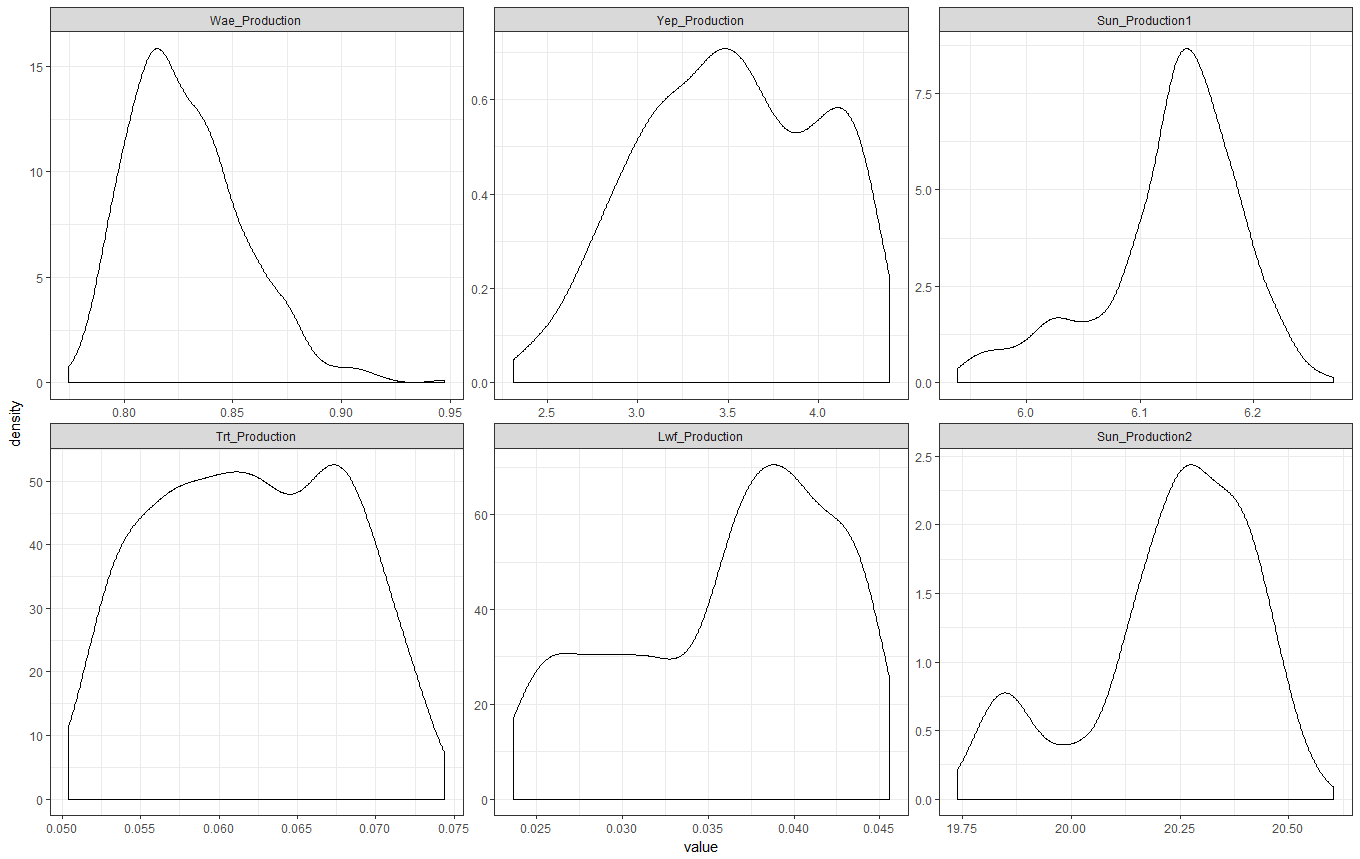

Reproduce this figure in R.
library(ggplot2)
library(gridExtra)
library(dplyr)
post.invastion <- read.csv("Post-Invasion.2.5Or_500.csv")
post.invastion <- post.invastion[2:ncol(post.invastion)]

post.invastion$Wae_Production <-
  rowSums(post.invastion[, c(4, 5, 7, 8)])

post.invastion$Yep_Production <-
  rowSums (post.invastion[, c(9:15, 17, 18)])

post.invastion$Sun_Production1 <-
  rowSums (post.invastion[, c(19:26, 28)])

post.invastion$Trt_Production <- rowSums(post.invastion[, c(30, 31)])

post.invastion$Lwf_Production <-
  rowSums (post.invastion[, c(32, 34, 35)])

post.invastion$Sun_Production2 <-
  rowSums (post.invastion[, c(56:62, 64)])

data <- post.invastion %>%
  select(Wae_Production,Yep_Production,Sun_Production1,Trt_Production,Lwf_Production,Sun_Production2)%>%
  melt()%>%
  ggplot(aes(x=value))+geom_density()+facet_wrap(~variable,scales = "free")+theme_bw()
